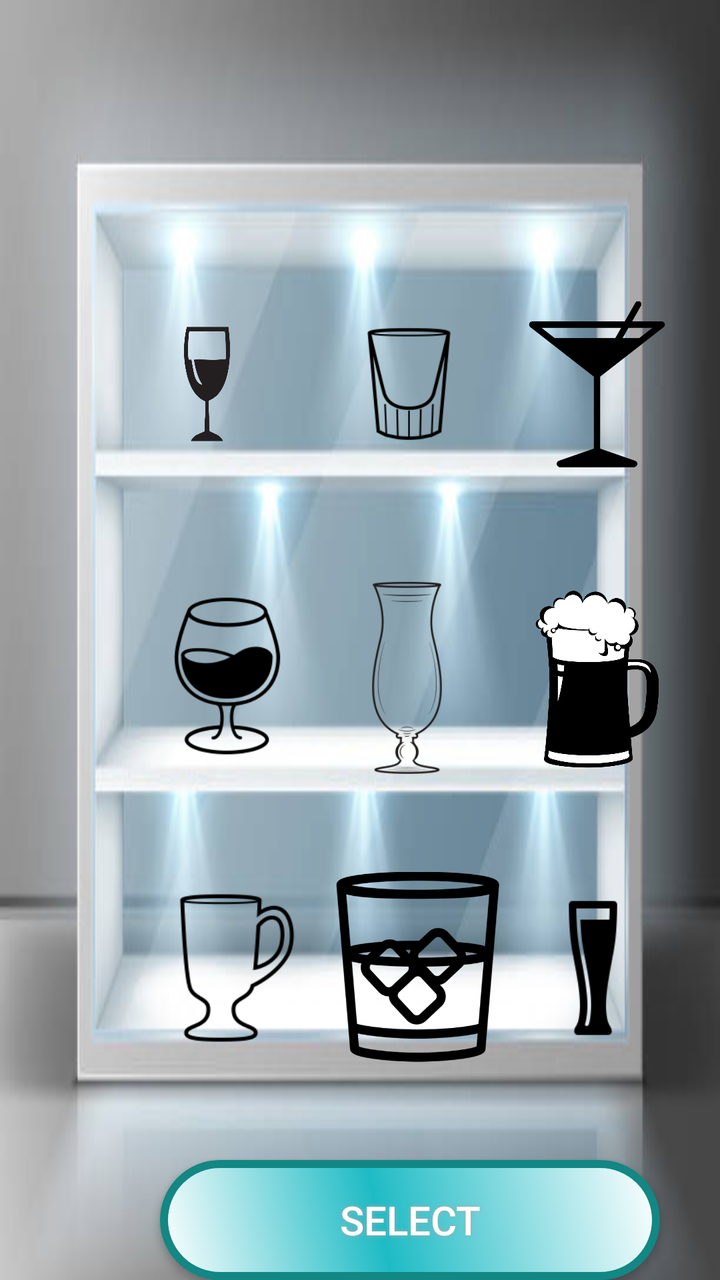
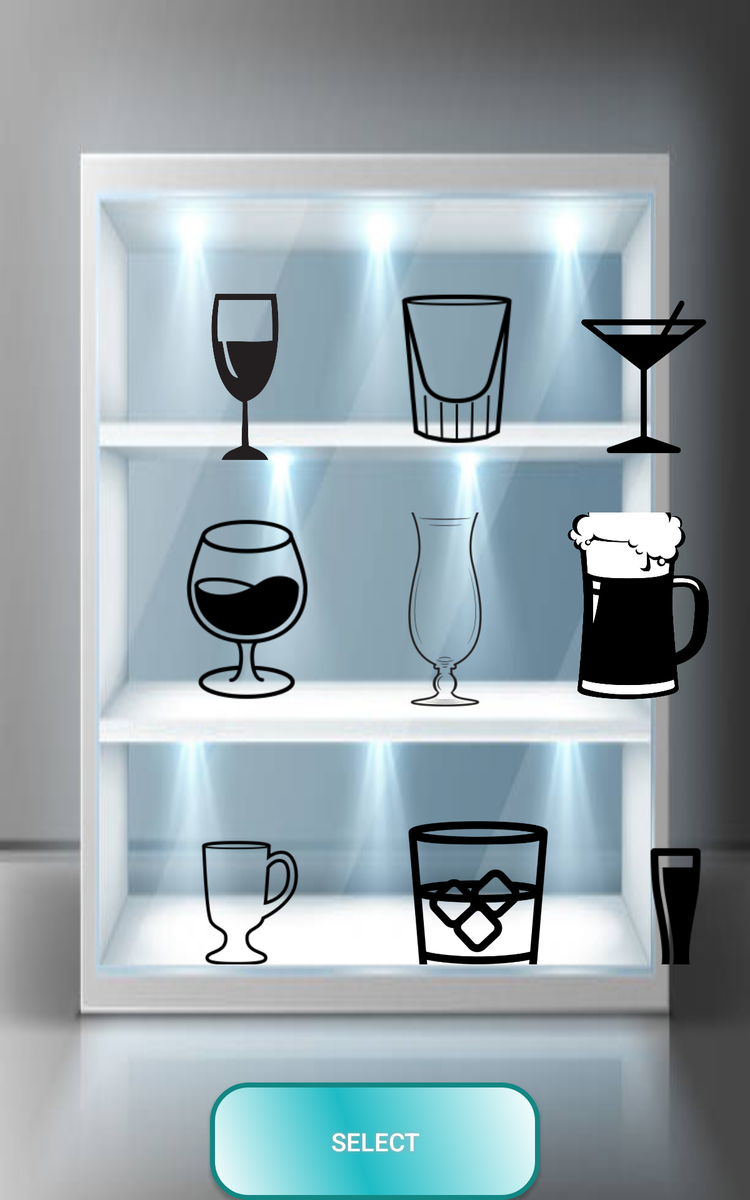

Compare how this app lays out the same screen by default and in its alternative resource folder. The renders come first, then the two layout files and the values they reference.
<!-- AndroidManifest.xml: application theme Theme.DrinkingGame -->
<!-- res/layout/activity_avatar_icons.xml -->
<?xml version="1.0" encoding="utf-8"?>
<LinearLayout xmlns:android="http://schemas.android.com/apk/res/android"
    xmlns:app="http://schemas.android.com/apk/res-auto"
    xmlns:tools="http://schemas.android.com/tools"
    android:layout_width="match_parent"
    android:layout_height="match_parent"
    android:background="@drawable/winecellar"
    android:orientation="vertical"
    tools:context=".AvatarIcons">

    <Space
        android:layout_width="match_parent"
        android:layout_height="108dp"
        android:layout_weight="1" />

    <LinearLayout
        android:layout_width="match_parent"
        android:layout_height="41dp"
        android:layout_weight="1">

        <Space
            android:layout_width="55dp"
            android:layout_height="19dp"
            android:layout_weight="0" />

        <ImageView
            android:id="@+id/wineglass"
            android:layout_width="97dp"
            android:layout_height="match_parent"
            android:layout_weight="0"

            app:srcCompat="@drawable/wineglass" />

        <ImageView
            android:id="@+id/shotglass"
            android:layout_width="105dp"
            android:layout_height="match_parent"
            android:layout_weight="0"
            app:srcCompat="@drawable/shotglass" />

        <ImageView
            android:id="@+id/martini"
            android:layout_width="83dp"
            android:layout_height="match_parent"
            android:layout_weight="0"
            app:srcCompat="@drawable/martini" />

    </LinearLayout>

    <Space
        android:layout_width="match_parent"
        android:layout_height="12dp"
        android:layout_weight="1" />

    <LinearLayout
        android:layout_width="match_parent"
        android:layout_height="18dp"
        android:layout_weight="2"
        android:orientation="horizontal">

        <Space
            android:layout_width="70dp"
            android:layout_height="19dp"
            android:layout_weight="0" />

        <ImageView
            android:id="@+id/brandy"
            android:layout_width="87dp"
            android:layout_height="100dp"
            android:layout_weight="0"
            app:srcCompat="@drawable/brandy" />

        <ImageView
            android:id="@+id/hurricane"
            android:layout_width="93dp"
            android:layout_height="100dp"
            android:layout_weight="0"
            app:srcCompat="@drawable/hurricane" />

        <ImageView
            android:id="@+id/beermug"
            android:layout_width="95dp"
            android:layout_height="100dp"
            android:layout_weight="0"
            app:srcCompat="@drawable/beermug" />
    </LinearLayout>

    <Space
        android:layout_width="match_parent"
        android:layout_height="wrap_content"
        android:layout_weight="1" />

    <LinearLayout
        android:layout_width="match_parent"
        android:layout_height="18dp"
        android:layout_weight="3"
        android:orientation="horizontal">

        <Space
            android:layout_width="70dp"
            android:layout_height="15dp"
            android:layout_weight="0" />

        <ImageView
            android:id="@+id/coffee"
            android:layout_width="97dp"
            android:layout_height="100dp"
            android:layout_weight="0"
            app:srcCompat="@drawable/coffee" />

        <ImageView
            android:id="@+id/vodka"
            android:layout_width="83dp"
            android:layout_height="100dp"
            android:layout_weight="0"
            app:srcCompat="@drawable/vodka" />

        <ImageView
            android:id="@+id/weizen"
            android:layout_width="93dp"
            android:layout_height="100dp"
            android:layout_weight="0"
            app:srcCompat="@drawable/weizen" />

    </LinearLayout>

    <androidx.appcompat.widget.AppCompatButton
        android:id="@+id/select"

        android:layout_width="250dp"
        android:layout_height="60dp"
        android:layout_marginHorizontal="80dp"
        android:background="@drawable/avatarbtn"
        android:shadowColor="#A8A8A8"
        android:shadowDx="0"
        android:shadowDy="0"
        android:shadowRadius="5"
        android:text="Select"
        android:textColor="#FFFFFF"
        android:textSize="20dp" />


</LinearLayout>
<!-- resources referenced by this layout -->
<resources>
  <!-- drawable avatarbtn (drawable) -->
  <?xml version="1.0" encoding="utf-8"?>
  <shape xmlns:android="http://schemas.android.com/apk/res/android"
      android:shape="rectangle">
      <corners android:radius="29dp" />
      <gradient
          android:angle="45"
          android:centerColor="#1EBBC5"
          android:centerX="44%"
          android:endColor="@color/white"
          android:startColor="@color/white"
          android:type="linear" />
      <padding
          android:bottom="0dp"
          android:left="0dp"
          android:right="0dp"
          android:top="0dp" />
      <size
          android:width="250dp"
          android:height="60dp" />
      <stroke
          android:width="4dp"
          android:color="#128783" />
  </shape>
  <!-- drawable beermug: png bitmap (drawable, 45113 bytes) -->
  <!-- drawable brandy: png bitmap (drawable, 6587 bytes) -->
  <!-- drawable coffee: png bitmap (drawable, 4923 bytes) -->
  <!-- drawable hurricane: png bitmap (drawable, 9202 bytes) -->
  <!-- drawable martini: png bitmap (drawable, 5166 bytes) -->
  <!-- drawable shotglass: png bitmap (drawable, 4385 bytes) -->
  <!-- drawable vodka: png bitmap (drawable, 18355 bytes) -->
  <!-- drawable weizen: png bitmap (drawable, 2596 bytes) -->
  <!-- drawable winecellar: jpg bitmap (drawable-v24, 20324 bytes) -->
  <!-- drawable wineglass: png bitmap (drawable, 17035 bytes) -->
  <style name="Theme.DrinkingGame" parent="Theme.MaterialComponents.DayNight.DarkActionBar">
          
          <item name="colorPrimary">@color/RoyalBlue</item>
          <item name="colorPrimaryVariant">@color/black</item>
          <item name="colorOnPrimary">@color/GhostWhite</item>
          
          <item name="colorSecondary">@color/LightGrey</item>
          <item name="colorSecondaryVariant">@color/YellowGreen</item>
          <item name="colorOnSecondary">@color/Maroon</item>
          
          <item name="android:statusBarColor">?attr/colorPrimaryVariant</item>
          
      </style>
  <color name="white">#FFFFFFFF</color>
  <color name="RoyalBlue">#4169E1</color>
  <color name="black">#000000</color>
  <color name="GhostWhite">#F8F8FF</color>
  <color name="LightGrey">#D3D3D3</color>
  <color name="YellowGreen">#9ACD32</color>
  <color name="Maroon">#800000</color>
</resources>
<!-- res/layout-sw600dp/activity_avatar_icons.xml (the repository's variant of the layout above) -->
<!-- drawn on a 7-inch tablet held upright -->
<?xml version="1.0" encoding="utf-8"?>
<LinearLayout xmlns:android="http://schemas.android.com/apk/res/android"
    xmlns:app="http://schemas.android.com/apk/res-auto"
    xmlns:tools="http://schemas.android.com/tools"
    android:layout_width="match_parent"
    android:layout_height="match_parent"
    android:background="@drawable/winecellar"
    android:orientation="vertical"
    tools:context=".AvatarIcons">

    <Space
        android:layout_width="match_parent"
        android:layout_height="206dp"
        android:layout_weight="1" />

    <LinearLayout
        android:layout_width="match_parent"
        android:layout_height="wrap_content"
        android:layout_weight="1">

        <Space
            android:layout_width="115dp"
            android:layout_height="87dp"
            android:layout_weight="0" />

        <ImageView
            android:id="@+id/wineglass"
            android:layout_width="162dp"
            android:layout_height="194dp"
            android:layout_gravity="center"
            android:layout_weight="0"
            app:srcCompat="@drawable/wineglass" />

        <ImageView
            android:id="@+id/shotglass"
            android:layout_width="177dp"
            android:layout_height="230dp"
            android:layout_weight="0"
            android:layout_gravity="bottom"
            app:srcCompat="@drawable/shotglass" />

        <ImageView
            android:id="@+id/martini"
            android:layout_width="122dp"
            android:layout_height="149dp"
            android:layout_gravity="center"
            android:layout_weight="0"
            app:srcCompat="@drawable/martini" />

    </LinearLayout>

    <LinearLayout
        android:layout_width="match_parent"
        android:layout_height="wrap_content"
        android:layout_weight="2"
        android:orientation="horizontal">

        <Space
            android:layout_width="118dp"
            android:layout_height="87dp"
            android:layout_weight="0" />

        <ImageView
            android:id="@+id/brandy"
            android:layout_width="159dp"
            android:layout_height="165dp"
            android:layout_gravity="bottom"
            android:layout_weight="0"
            android:adjustViewBounds="false"
            android:scaleType="fitEnd"
            app:srcCompat="@drawable/brandy" />

        <ImageView
            android:id="@+id/hurricane"
            android:layout_width="158dp"
            android:layout_height="168dp"
            android:layout_gravity="bottom"
            android:layout_weight="0"
            app:srcCompat="@drawable/hurricane" />

        <ImageView
            android:id="@+id/beermug"
            android:layout_width="147dp"
            android:layout_height="183dp"
            android:layout_gravity="bottom"
            android:layout_weight="0"
            app:srcCompat="@drawable/beermug" />
    </LinearLayout>

    <Space
        android:layout_width="match_parent"
        android:layout_height="90dp"
        android:layout_weight="0" />

    <LinearLayout
        android:layout_width="match_parent"
        android:layout_height="wrap_content"
        android:layout_weight="3"
        android:orientation="horizontal">

        <Space
            android:layout_width="117dp"
            android:layout_height="87dp"
            android:layout_weight="0" />

        <ImageView
            android:id="@+id/coffee"
            android:layout_width="166dp"
            android:layout_height="131dp"
            android:layout_weight="0"
            app:srcCompat="@drawable/coffee" />

        <Space
            android:layout_width="32dp"
            android:layout_height="92dp"
            android:layout_weight="0" />

        <ImageView
            android:id="@+id/vodka"
            android:layout_width="134dp"
            android:layout_height="132dp"
            android:layout_weight="0"
            app:srcCompat="@drawable/vodka" />

        <ImageView
            android:id="@+id/weizen"
            android:layout_width="183dp"
            android:layout_height="154dp"
            android:layout_weight="0"
            app:srcCompat="@drawable/weizen" />

    </LinearLayout>

    <Space
        android:layout_width="match_parent"
        android:layout_height="108dp"
        android:layout_weight="1" />

    <androidx.appcompat.widget.AppCompatButton
        android:id="@+id/select"
        android:layout_width="264dp"
        android:layout_height="94dp"
        android:layout_gravity="center"
        android:layout_marginHorizontal="80dp"
        android:background="@drawable/avatarbtn"
        android:shadowColor="#A8A8A8"
        android:shadowDx="0"
        android:shadowDy="0"
        android:shadowRadius="5"
        android:text="Select"
        android:textColor="#FFFFFF"
        android:textSize="20dp" />


</LinearLayout>
